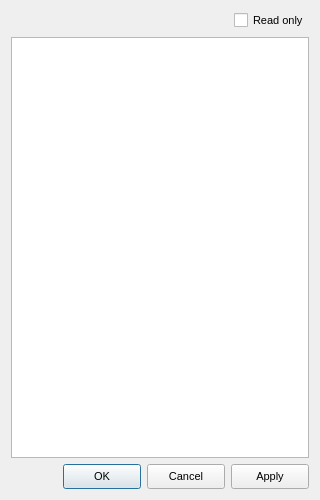
<?xml version="1.0" encoding="UTF-8"?>
<ui version="4.0">
 <class>DialogPELoadConfig</class>
 <widget class="QDialog" name="DialogPELoadConfig">
  <property name="windowModality">
   <enum>Qt::ApplicationModal</enum>
  </property>
  <property name="geometry">
   <rect>
    <x>0</x>
    <y>0</y>
    <width>320</width>
    <height>500</height>
   </rect>
  </property>
  <property name="minimumSize">
   <size>
    <width>320</width>
    <height>500</height>
   </size>
  </property>
  <property name="maximumSize">
   <size>
    <width>320</width>
    <height>500</height>
   </size>
  </property>
  <property name="font">
   <font>
    <pointsize>8</pointsize>
    <weight>50</weight>
    <bold>false</bold>
   </font>
  </property>
  <property name="windowTitle">
   <string>TLS</string>
  </property>
  <layout class="QVBoxLayout" name="verticalLayout">
   <item>
    <layout class="QHBoxLayout" name="horizontalLayout_3">
     <item>
      <spacer name="horizontalSpacer_2">
       <property name="orientation">
        <enum>Qt::Horizontal</enum>
       </property>
       <property name="sizeHint" stdset="0">
        <size>
         <width>40</width>
         <height>20</height>
        </size>
       </property>
      </spacer>
     </item>
     <item>
      <widget class="QCheckBoxX" name="checkBoxReadOnly">
       <property name="text">
        <string>Read only</string>
       </property>
       <property name="checked">
        <bool>false</bool>
       </property>
      </widget>
     </item>
    </layout>
   </item>
   <item>
    <widget class="QTableWidgetX" name="tableWidgetLoadConfig">
     <property name="font">
      <font>
       <pointsize>8</pointsize>
       <weight>50</weight>
       <bold>false</bold>
      </font>
     </property>
     <property name="editTriggers">
      <set>QAbstractItemView::NoEditTriggers</set>
     </property>
     <property name="selectionMode">
      <enum>QAbstractItemView::SingleSelection</enum>
     </property>
     <property name="selectionBehavior">
      <enum>QAbstractItemView::SelectItems</enum>
     </property>
     <attribute name="horizontalHeaderVisible">
      <bool>false</bool>
     </attribute>
     <attribute name="verticalHeaderVisible">
      <bool>false</bool>
     </attribute>
    </widget>
   </item>
   <item>
    <layout class="QHBoxLayout" name="horizontalLayout">
     <item>
      <spacer name="horizontalSpacer_9">
       <property name="orientation">
        <enum>Qt::Horizontal</enum>
       </property>
       <property name="sizeHint" stdset="0">
        <size>
         <width>50</width>
         <height>20</height>
        </size>
       </property>
      </spacer>
     </item>
     <item>
      <widget class="QPushButtonX" name="pushButtonOK">
       <property name="minimumSize">
        <size>
         <width>78</width>
         <height>25</height>
        </size>
       </property>
       <property name="maximumSize">
        <size>
         <width>78</width>
         <height>25</height>
        </size>
       </property>
       <property name="text">
        <string>OK</string>
       </property>
      </widget>
     </item>
     <item>
      <widget class="QPushButtonX" name="pushButtonCancel">
       <property name="minimumSize">
        <size>
         <width>78</width>
         <height>25</height>
        </size>
       </property>
       <property name="maximumSize">
        <size>
         <width>78</width>
         <height>25</height>
        </size>
       </property>
       <property name="text">
        <string>Cancel</string>
       </property>
      </widget>
     </item>
     <item>
      <widget class="QPushButtonX" name="pushButtonApply">
       <property name="minimumSize">
        <size>
         <width>78</width>
         <height>25</height>
        </size>
       </property>
       <property name="maximumSize">
        <size>
         <width>78</width>
         <height>25</height>
        </size>
       </property>
       <property name="text">
        <string>Apply</string>
       </property>
      </widget>
     </item>
    </layout>
   </item>
  </layout>
 </widget>
 <customwidgets>
  <customwidget>
   <class>QPushButtonX</class>
   <extends>QPushButton</extends>
   <header>qpushbuttonx.h</header>
  </customwidget>
  <customwidget>
   <class>QCheckBoxX</class>
   <extends>QCheckBox</extends>
   <header>qcheckboxx.h</header>
  </customwidget>
  <customwidget>
   <class>QTableWidgetX</class>
   <extends>QTableWidget</extends>
   <header>qtablewidgetx.h</header>
  </customwidget>
 </customwidgets>
 <resources/>
 <connections/>
</ui>
